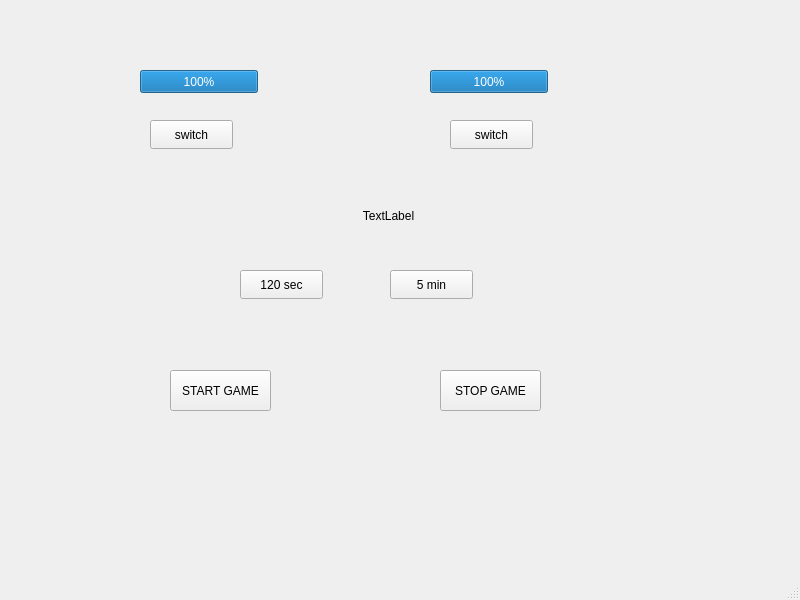
<?xml version="1.0" encoding="UTF-8"?>
<ui version="4.0">
 <class>MainWindow</class>
 <widget class="QMainWindow" name="MainWindow">
  <property name="geometry">
   <rect>
    <x>0</x>
    <y>0</y>
    <width>800</width>
    <height>600</height>
   </rect>
  </property>
  <property name="windowTitle">
   <string>MainWindow</string>
  </property>
  <widget class="QWidget" name="centralwidget">
   <widget class="QProgressBar" name="progressBar">
    <property name="geometry">
     <rect>
      <x>140</x>
      <y>70</y>
      <width>118</width>
      <height>23</height>
     </rect>
    </property>
    <property name="value">
     <number>100</number>
    </property>
   </widget>
   <widget class="QPushButton" name="pushButton">
    <property name="geometry">
     <rect>
      <x>240</x>
      <y>270</y>
      <width>83</width>
      <height>29</height>
     </rect>
    </property>
    <property name="text">
     <string>120 sec</string>
    </property>
   </widget>
   <widget class="QPushButton" name="pushButton_2">
    <property name="geometry">
     <rect>
      <x>390</x>
      <y>270</y>
      <width>83</width>
      <height>29</height>
     </rect>
    </property>
    <property name="text">
     <string>5 min</string>
    </property>
   </widget>
   <widget class="QProgressBar" name="progressBar_2">
    <property name="geometry">
     <rect>
      <x>430</x>
      <y>70</y>
      <width>118</width>
      <height>23</height>
     </rect>
    </property>
    <property name="value">
     <number>100</number>
    </property>
   </widget>
   <widget class="QPushButton" name="pushButton_3">
    <property name="geometry">
     <rect>
      <x>170</x>
      <y>370</y>
      <width>101</width>
      <height>41</height>
     </rect>
    </property>
    <property name="text">
     <string>START GAME</string>
    </property>
   </widget>
   <widget class="QPushButton" name="pushButton_4">
    <property name="geometry">
     <rect>
      <x>440</x>
      <y>370</y>
      <width>101</width>
      <height>41</height>
     </rect>
    </property>
    <property name="text">
     <string>STOP GAME</string>
    </property>
   </widget>
   <widget class="QPushButton" name="pushButton_5">
    <property name="geometry">
     <rect>
      <x>150</x>
      <y>120</y>
      <width>83</width>
      <height>29</height>
     </rect>
    </property>
    <property name="text">
     <string>switch</string>
    </property>
   </widget>
   <widget class="QPushButton" name="pushButton_6">
    <property name="geometry">
     <rect>
      <x>450</x>
      <y>120</y>
      <width>83</width>
      <height>29</height>
     </rect>
    </property>
    <property name="text">
     <string>switch</string>
    </property>
   </widget>
   <widget class="QLabel" name="label">
    <property name="geometry">
     <rect>
      <x>98</x>
      <y>175</y>
      <width>581</width>
      <height>81</height>
     </rect>
    </property>
    <property name="text">
     <string>TextLabel</string>
    </property>
    <property name="alignment">
     <set>Qt::AlignCenter</set>
    </property>
   </widget>
  </widget>
  <widget class="QMenuBar" name="menubar">
   <property name="geometry">
    <rect>
     <x>0</x>
     <y>0</y>
     <width>800</width>
     <height>25</height>
    </rect>
   </property>
  </widget>
  <widget class="QStatusBar" name="statusbar"/>
 </widget>
 <resources/>
 <connections/>
</ui>
